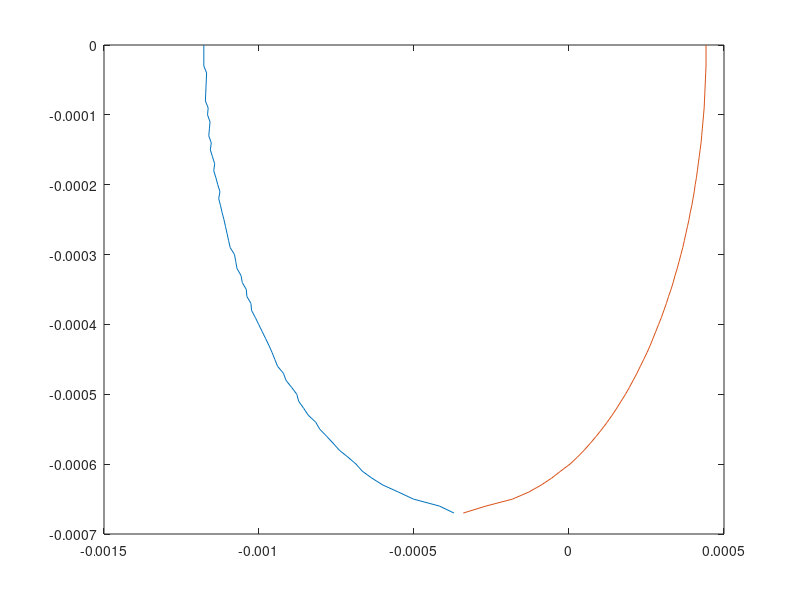

Reproduce this figure in MATLAB.
%Exercise Beta - Weld resolidification path

% MATERIAL properties - change here
Ta=293; Tm = 1730; K=24; kappa=7.6*10^(-6); A=0.1;
fprintf(1,'NEW RUN!!\n');

%PARAMETERS - change here for the two cases
v=1/60; PL = 200;

dx=1e-5; dy=1e-5; dxf=1e-6; % resolution

xr=0; xf=0; yi=0; xs=0; ymax=5e-3; %if exceeding the border, increase calculation domain ymax

%routine for plotting the xy-pool shape
i=1; nofront = 0; y = 0.0; up = 1; upold = 1;
while ((y < ymax) && (nofront == 0))
    %shape of melt pool in front of laser/keyhole
    T = Tm*2; x0 = dxf; x = x0; j=1; T0 = Tm*3; nofront = 0; 
    while ( (((T0>Tm)&(T>Tm)) | ((T0<Tm)&(T<Tm))) && ((j < 5) | (nofront == 0)))
    
        r=sqrt(x^2+y^2);
        Told = T; xold = x; 
        T=Ta+2*A*PL/K/r*exp(-v*(x+r)/2/kappa);

        if (j==1) T0=T; end; 
        if (T0>Tm) x=x+dxf; else x = x-dxf; end; if (j==1) x = x-2*x0; end;
        if (((T-Told)*(x-xold)) > 0) nofront = 1; else nofront = 0; end;
%    if (T0<Tm) fprintf(1,'*z/x %4.2f/%4.3f   T %4.0f\n',y*1e3,x*1e3,T); end;
        j = j+1;
    end
    fprintf(1,'y/x %4.2f/%4.2f   T %4.0f   %d\n',y*1e3,x*1e3,T,nofront); 
    xf(i)=x;

%  shape of melt pool behind laser/keyhole = resolidification front
    T = Tm*2; Tnew=2; Told=1;
    x=x-dx;
    while ((T>Tm)|(Tnew>Told))
        r=sqrt(x^2+y^2);
        T=Ta+2*A*PL/K/r*exp(-v*(x+r)/2/kappa);
        Told=Tnew; Tnew=T;
        x=x-dx;
    end

% ADD HERE THE CALCULATION OF THE RESOLIDIFICATION PATH
% ADD HERE THE CALCULATION OF THE COOLING RATE (IF REQUESTED)

    xr(i)=x;
%    fprintf(1,'%3.0d %3.0d  y/x %4.2f/%4.2f   T %4.0f      xf %4.2f  xr %4.2f    dTxy %4.3f %4.3f\n',i,j,y*1e3,x*1e3,T,xf(i),xr(i),dTx,dTy); 
    yi(i)=-y;
    i=i+1; y = y+dy;
end

hold off; %'hold all' for multiple curves or 'hold off' for a single graph
plot(xr,yi,xf,yi); % EXTEND THE PLOT: You can add the solidification path in the ouput by one more variable pair s1,yi
hold all;